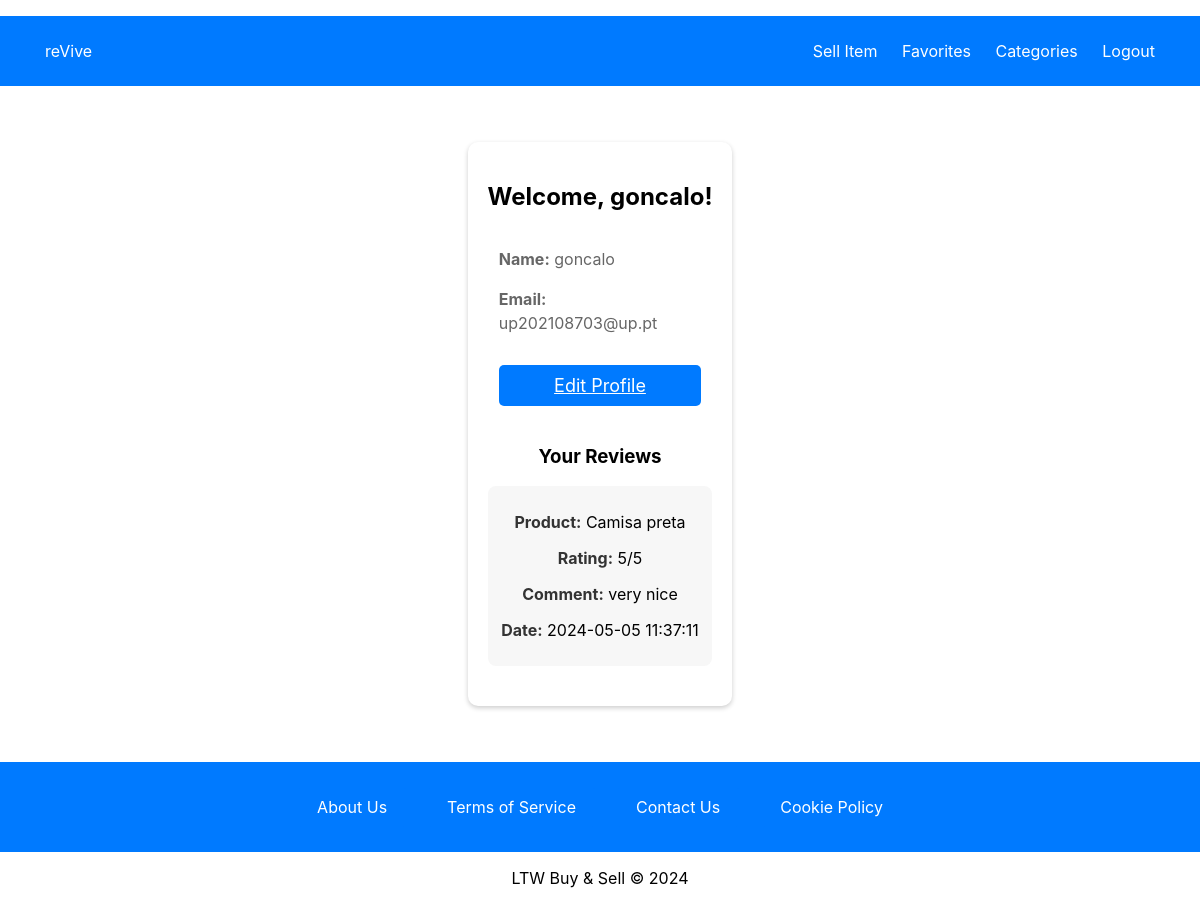
Before: /pages/profile.php (signed in) with the older database file.
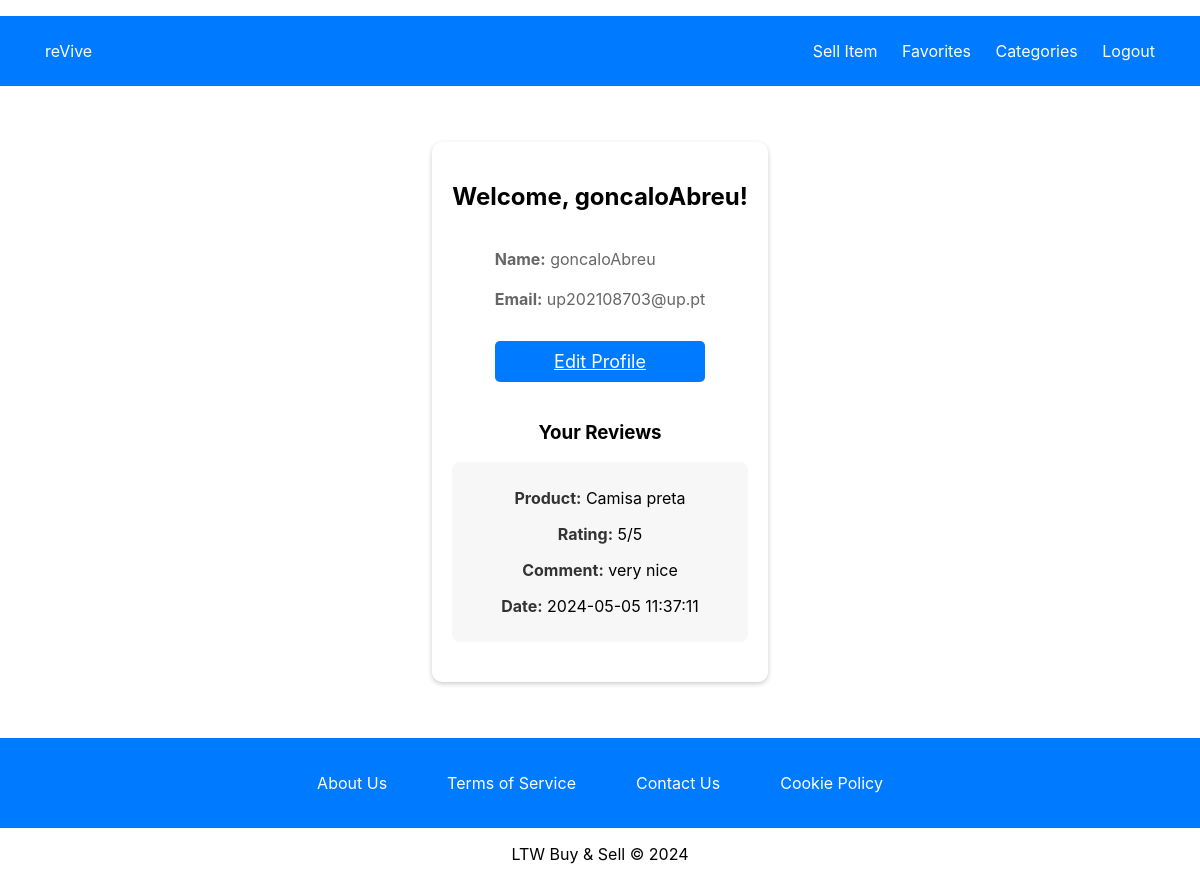
After: the same page with the newer database file.
### tables this page shows
CREATE TABLE users (
    user_id INTEGER PRIMARY KEY AUTOINCREMENT,
    name TEXT NOT NULL,
    username TEXT NOT NULL UNIQUE,
    password TEXT NOT NULL,
    email TEXT NOT NULL UNIQUE,
    is_admin BOOLEAN NOT NULL DEFAULT 0
);

CREATE TABLE items (
    item_id INTEGER PRIMARY KEY AUTOINCREMENT,
    user_id INTEGER NOT NULL,
    category_id INTEGER NOT NULL,
    title TEXT NOT NULL,
    description TEXT,
    brand TEXT,
    model TEXT,
    size TEXT,
    condition TEXT,
    price REAL NOT NULL,
    image_path TEXT, -- Path to item images
    FOREIGN KEY (user_id) REFERENCES users(user_id),
    FOREIGN KEY (category_id) REFERENCES categories(category_id)
);

### utils/session.php (called while the page is built, shortened)
<?php
    class Session {
        public function isLoggedIn() {
            return isset($_SESSION['user_id']);
        }
    }
?>

### database/users.class.php (called while the page is built, shortened)
<?php
class Users {
    public function __construct(int $id, string $name, string $username, string $email, bool $is_admin) {
        $this->name = $name;
        $this->email = $email;
    }
    public static function getUser(PDO $db, int $id): ?Users {
        $stmt = $db->prepare('SELECT user_id, name, username, email, is_admin FROM users WHERE user_id = ?');
        $stmt->execute([$id]);
        $user = $stmt->fetch(PDO::FETCH_ASSOC);
        if ($user) {
            return new Users(
                $user['user_id'],
                $user['name'],
                $user['username'],
                $user['email'],
                (bool) $user['is_admin']
            );
        } else {
            return null;
        }
    }
}
?>

### database/reviews.class.php (called while the page is built, shortened)
<?php
class Reviews {
    public static function getReviewsByUser(PDO $db, int $userId): array {
        $stmt = $db->prepare("SELECT items.title, reviews.rating, reviews.comment, reviews.review_date FROM reviews JOIN items ON reviews.item_id = items.item_id WHERE reviews.user_id = ?");
        $stmt->execute([$userId]);
        return $stmt->fetchAll(PDO::FETCH_ASSOC);
    }
}

### pages/profile.php (the view, shortened to what this page needs)
<?php
require_once(__DIR__ . '/../utils/session.php');
require_once(__DIR__ . '/../database/connection.db.php');
require_once(__DIR__ . '/../database/users.class.php');
require_once(__DIR__ . '/../database/reviews.class.php');
require_once(__DIR__ . '/../templates/common.php');
$session = new Session();
$db = getDatabaseConnection();
$user_id = $_SESSION['user_id'];
$user = Users::getUser($db, $user_id);
$reviews = Reviews::getReviewsByUser($db, $user_id);
drawHeader('Profile', true, false, $session);
?>
<link rel="stylesheet" type="text/css" href="../styles/profile.css">
<div class="profile-container">
    <h2>Welcome, <?php echo htmlspecialchars($user->name); ?>!</h2>
    <div class="profile-details">
        <p><strong>Name:</strong> <?php echo htmlspecialchars($user->name); ?></p>
        <p><strong>Email:</strong> <?php echo htmlspecialchars($user->email); ?></p>
        <a href="edit_profile.php">Edit Profile</a>
    </div>
    <h3>Your Reviews</h3>
    <div class="user-reviews">
        <?php if (count($reviews) > 0): ?>
            <ul>
                <?php foreach ($reviews as $review): ?>
                    <li>
                        <p><strong>Product:</strong> <?php echo htmlspecialchars($review['title']); ?></p>
                        <p><strong>Rating:</strong> <?php echo htmlspecialchars($review['rating']); ?>/5</p>
                        <p><strong>Comment:</strong> <?php echo htmlspecialchars($review['comment']); ?></p>
                        <p><strong>Date:</strong> <?php echo htmlspecialchars($review['review_date']); ?></p>
                    </li>
                <?php endforeach; ?>
            </ul>
        <?php else: ?>
            <p>You have not reviewed any products yet.</p>
        <?php endif; ?>
    </div>
</div>
<?php
drawFooter();
?>

### templates/common.php (shortened to what this page needs)
<?php
require_once(__DIR__ . '/../utils/session.php');
function drawHeader($title = 'reVive : Buy and Sell', $includeTopBar = false, $includeProfileIcon = false, Session $session = null) {
    ?>
    <!DOCTYPE html>
    <html lang="en">
    <head>
        <link rel="stylesheet" type="text/css" href="../styles/register.css">
        <link rel="stylesheet" type="text/css" href="../styles/mainPage.css">
        <link rel="stylesheet" type="text/css" href="../styles/login.css">
    </head>
    <body>
        <header>
            <?php if ($includeTopBar): ?>
            <div class="top-bar">
                <div class="top-bar-left">
                    <a href="../pages/index.php">reVive</a>
                </div>
                <div class="top-bar-right">
                    <?php if ($session && $session->isLoggedIn()): ?>
                        <a href="../pages/create_item.php" class="profile-icon">Sell Item</a>
                        <a href="../pages/favorites.php">Favorites</a>
                        <a href="../pages/categories.php">Categories</a>
                        <a href="../actions/action_logout.php">Logout</a>
                    <?php else: ?>
                        <a href="../pages/login.php">Login</a>
                        <a href="../pages/register.php">Create Account</a>
                    <?php endif; ?>
                </div>
            </div>
            <?php endif; ?>
        </header>
        <main>
    <?php
}
function drawFooter() {
    ?>
        </main>
        <footer>
            <div class="bottom-bar">
                <div class="bottom-bar-container">
                    <a href="../pages/about-us.php" class="bottom-bar-button">About Us</a>
                    <a href="../pages/terms.php" class="bottom-bar-button">Terms of Service</a>
                    <a href="../pages/contact.php" class="bottom-bar-button">Contact Us</a>
                    <a href="../pages/cookies.php" class="bottom-bar-button">Cookie Policy</a>
                </div>
            </div>
            <p>LTW Buy & Sell &copy; 2024</p>
        </footer>
    </body>
    </html>
    <?php
}
?>

### styles/register.css (style rules this page uses)
body, html { height: 100%; margin: 0; font-family: -apple-system, BlinkMacSystemFont, "Segoe UI", Roboto, "Helvetica Neue", Arial, sans-serif; }
header h1, footer { text-align: center; }
header, footer { margin: 0; padding: 1em 0; }

### styles/mainPage.css (style rules this page uses)
html, body { height: 100%; margin: 0; padding: 0; display: flex; flex-direction: column; font-family: -apple-system, BlinkMacSystemFont, "Segoe UI", Roboto, "Helvetica Neue", Arial, sans-serif; }
body { min-height: 100vh; display: flex; flex-direction: column; }
main { flex: 1; display: flex; flex-direction: column; }
footer { flex-shrink: 0; width: 100%; text-align: center; }
.bottom-bar { background-color: #007aff; color: white; padding: 20px 0; text-align: center; display: flex; justify-content: center; }
.bottom-bar-container { display: flex; justify-content: space-evenly; max-width: 1200px; margin: 0 auto; }
.bottom-bar-button { padding: 10px 20px; color: white; background-color: #007aff; border: none; border-radius: 5px; font-size: 16px; cursor: pointer; transition: background-color 0.3s, color 0.3s; text-align: center; display: inline-block; margin: 0 10px; }

### styles/login.css (style rules this page uses)
body, html { height: 100%; margin: 0; font-family: -apple-system, BlinkMacSystemFont, "Segoe UI", Roboto, "Helvetica Neue", Arial, sans-serif; }
header h1, footer { text-align: center; }
header, footer { margin: 0; padding: 1em 0; }

### styles/profile.css (style rules this page uses)
.profile-container { max-width: 800px; margin: 40px auto; padding: 20px; background: #fff; box-shadow: 0 2px 5px rgba(0,0,0,0.2); border-radius: 10px; text-align: left; }
.profile-details p { font-size: 16px; color: #666; line-height: 1.5; margin-bottom: 10px; }
.profile-details a { display: inline-block; background-color: #007aff; color: white; padding: 10px 15px; margin: 20px auto; border: none; cursor: pointer; font-size: 18px; border-radius: 5px; transition: background-color 0.3s; text-align: center; }
body, html { height: 100%; margin: 0; font-family: -apple-system, BlinkMacSystemFont, "Segoe UI", Roboto, "Helvetica Neue", Arial, sans-serif; }
main { display: flex; flex-direction: column; align-items: center; justify-content: center; flex-grow: 1; }
footer { flex-shrink: 0; width: 100%; text-align: center; }
.profile-container { text-align: center; }
.profile-details { display: inline-block; text-align: left; max-width: 90%; }
.profile-details a { width: 100%; box-sizing: border-box; margin: 20px 0; }
.user-reviews ul { list-style: none; padding: 0; }
.user-reviews li { margin-bottom: 20px; padding: 10px; background-color: #f7f7f7; border-radius: 8px; }
.user-reviews strong { color: #333; }

### templates/common.php (style rules this page uses)
.top-bar, .bottom-bar { background-color: #007aff; color: white; display: flex; justify-content: space-between; padding: 25px 35px; align-items: center; }
.top-bar a, .bottom-bar-button { color: white; text-decoration: none; margin: 0 10px; font-size: 16px; transition: opacity 0.3s; }
.profile-icon { margin-right: 10px; cursor: pointer; }

Changed rows visible on the page:
changed users "up202108703@up.pt": name "goncalo" → "goncaloAbreu"
